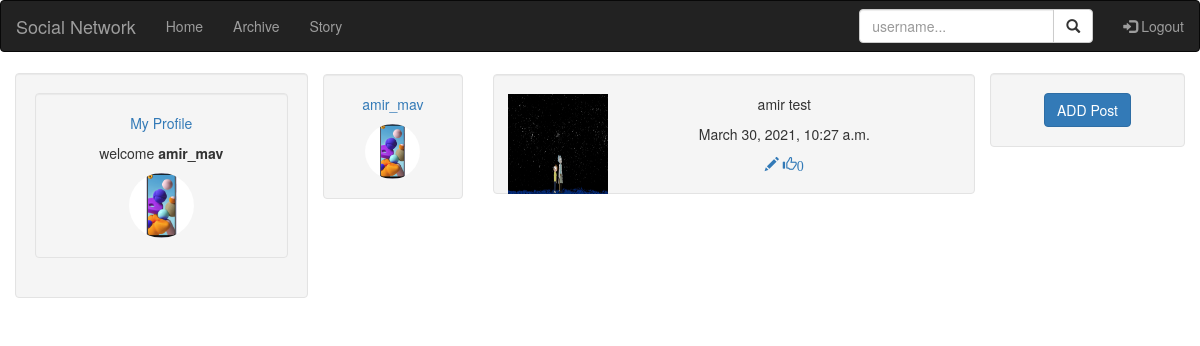
The app's page / (signed in), older data.
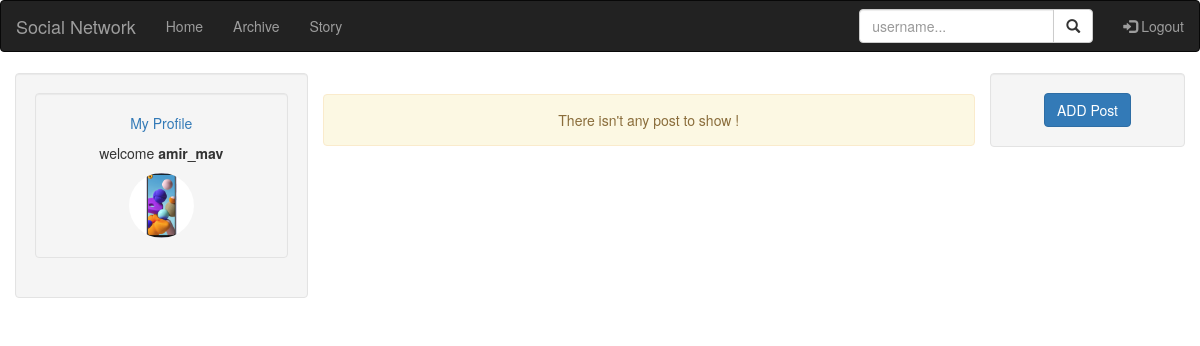
The same page, newer data.
### accounts/models.py (models this page shows, shortened)
class User(AbstractUser):
    email = models.EmailField(unique=True)
    avatar = models.ImageField(upload_to='avatar/%Y/%m/%d')
    bio = models.CharField(max_length=100,blank=True)

### posts/models.py (models this page shows, shortened)
class Post(models.Model):
    STATUS_CHOISES = (
        ('d','Draft'),
        ('p','Publish')
    )
    image = models.ImageField(upload_to='post/%Y/%m/%d')
    user = models.ForeignKey(User,on_delete=models.CASCADE,related_name='posts',null=True)
    description = models.TextField()
    publish = models.DateTimeField(default=timezone.now)
    status = models.CharField(max_length=1,choices=STATUS_CHOISES,default='d')
    like = models.ManyToManyField(User,blank=True)
    created = models.DateTimeField(auto_now_add=True)
    updated = models.DateTimeField(auto_now=True)
    class Meta:
        ordering = ['-publish']
    def image_tag(self):
        return format_html("<img src='{}' width =60 height=50>".format(self.image.url))
    image_tag.short_description = 'image'
    objects = PostManager()

### posts/views.py (the view)
# urls.py: path('',PostList.as_view(),name='post_list'),
@login_required
def PostList(request,page=1):
    friends = Friend.objects.filter(from_user=request.user)
    user_post = Post.objects.filter(user=request.user,status='p')
    post = list()
    for person in friends:
        posts = Post.objects.filter(user=person.to_user ,status='p')
        for each in posts:
            post.append(each)
    for us_p in user_post:
        post.append(us_p)
    paginator = Paginator(post,5)
    posts = paginator.get_page(page)
    context = {
        'post':posts,
    }
    return render(request,'posts/post_list.html',context)

### templates/posts/post_list.html (shortened to what this page needs)
{% extends 'base.html' %}
{% block content %}
<div class="container text-center">
  <div class="row">
  {% include 'partials/sidebar.html' %}
    <div class="col-sm-7">
      <div class="row">
        <div class="col-sm-12"></div>
      </div>
    {% if post %}
      {% for post in post %}
      <div class="row">
        <div class="col-sm-3">
          <div class="well">
           <p><a href="{% url 'accounts:profile' post.user.pk %}">{{post.user.username}}</a></p>
           {% if post.user.avatar %}
           <img src="{{post.user.avatar.url}}" class="img-circle" height="55" width="55" alt="Avatar">
           {% endif %}
          </div>
        </div>
        <div class="col-sm-9">
          <div class="col-sm-3 ">
            <br>
            <a href="{% url 'posts:detail-post' post.pk %}"><img src="{{post.image.url}}" alt="post" width="100" height="100"></a>
          </div>
          <div class="well">
            <p>{{post.description}}</p>
            <p>{{post.publish}}</p>
            {% if post.user == request.user %}
            <a href="{% url 'posts:update-post' post.pk %}" class="glyphicon glyphicon-pencil"></a>
            {% endif %}
            <a href="{% url 'posts:like' post.pk %}" class="glyphicon glyphicon-thumbs-up">{{post.like.count}}</a>
          </div>
        </div>
      </div>
      {% endfor %}
    {% else %}
    <br>
    <div class="alert alert-warning" role="alert">
      There isn't any post to show !
    </div>
    {% endif %}
    </div>
    <div class="col-sm-2 well">
      <div class="row">
        <a href="{% url 'posts:create-post' %}" class="btn btn-primary">ADD Post</a>
      </div>
    </div>
  </div>
</div>
{% endblock %}

### templates/base.html (shortened to what this page needs)
<!DOCTYPE html>
<html lang="en">
<head>
  <link rel="stylesheet" href="https://maxcdn.bootstrapcdn.com/bootstrap/3.4.1/css/bootstrap.min.css">
</head>
<body>
  {% include 'partials/navbar.html' %}
  <div class="row">
    <div class="col-sm-3"></div>
    <div class="col-sm-6">
    </div>
    <div class="col-sm-3"></div>
  </div>
  {% block content %} {% endblock %}
</body>
</html>

### templates/partials/navbar.html
<nav class="navbar navbar-inverse">
    <div class="container-fluid">
      <div class="navbar-header">
        <a class="navbar-brand" href="#">Social Network</a>
      </div>
      <ul class="nav navbar-nav">
        <li ><a href="{% url 'posts:post-list' %}">Home</a></li>
        <li ><a href="{% url 'posts:archive' %}">Archive</a></li>
        <li ><a href="{% url 'story:home' %}">Story</a></li>
        {% if user.is_authenticated %}
      </ul>
      <ul class="nav navbar-nav navbar-right">
          <li><a href="{% url 'accounts:logout' %}"><span class="glyphicon glyphicon-log-in"></span> Logout </a></li>
      </ul>
      <form class="navbar-form navbar-right" role="search" action="{% url 'posts:search' %}">
        <div class="form-group input-group">
          <input type="text" class="form-control" placeholder="username..." name="username">
          <span class="input-group-btn" name='username'>
            <button class="btn btn-default" type="submit">
              <span class="glyphicon glyphicon-search"></span>
            </button>
          </span>
        </div>
      </form>
      {% endif %}
    </div>
</nav>

### templates/partials/sidebar.html
  <div class="col-sm-3 well">
    <div class="well">
      {% if user.is_authenticated %}
      <p><a href="{% url 'accounts:profile' user.pk %}">My Profile</a></p>
      <p>welcome <b>{{user.username}}</b></p>
      {% if user.avatar %}
      <img src="{{user.avatar.url}}" class="img-circle" height="65" width="65" alt="Avatar">
      {% endif %}
      {% endif %}
    </div>
  </div>

Row changes from the older to the newer data that the page shows:
removed Post: user.username "amir_mav", user.avatar (picture), image (picture), description "amir test", publish "March 30, 2021, 10:27 a.m.", like.count "0"
Text that changed along with them:
text now shown: "There isn't any post to show !"
